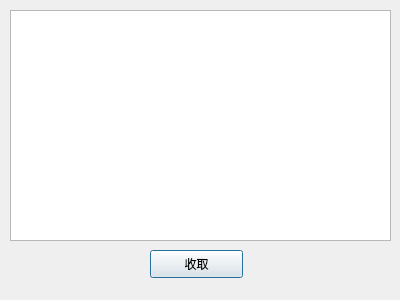
<?xml version="1.0" encoding="UTF-8"?>
<ui version="4.0">
 <class>MyMessageBox</class>
 <widget class="QDialog" name="MyMessageBox">
  <property name="geometry">
   <rect>
    <x>0</x>
    <y>0</y>
    <width>400</width>
    <height>300</height>
   </rect>
  </property>
  <property name="windowTitle">
   <string>Dialog</string>
  </property>
  <widget class="QTextEdit" name="display">
   <property name="geometry">
    <rect>
     <x>10</x>
     <y>10</y>
     <width>381</width>
     <height>231</height>
    </rect>
   </property>
   <property name="readOnly">
    <bool>true</bool>
   </property>
  </widget>
  <widget class="QPushButton" name="yes">
   <property name="geometry">
    <rect>
     <x>150</x>
     <y>250</y>
     <width>93</width>
     <height>28</height>
    </rect>
   </property>
   <property name="text">
    <string>收取</string>
   </property>
  </widget>
 </widget>
 <resources/>
 <connections/>
</ui>
